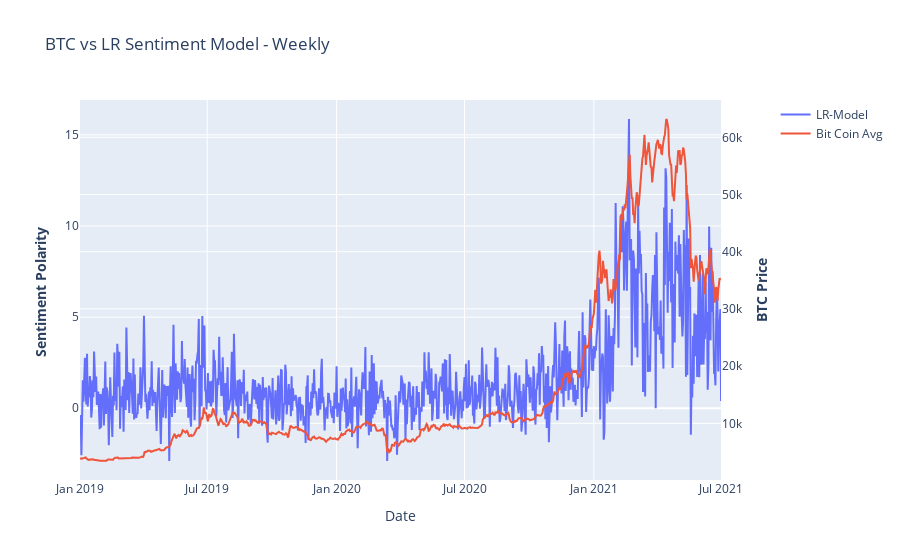

The notebook cell saved with this chart:
### Code cell
dchunk='d'
a=df.resample(dchunk).sum().polarity
btc_price=pd.read_csv(r"C:\Users\Ben\Desktop\Diplomatiki\CryptoSent\Datasets\other\coin_Bitcoin.csv")
btc_price.Date=pd.to_datetime(btc_price.Date)
btc_price=btc_price.set_index('Date')
btc_price['avg_price']=(btc_price.High+btc_price.Low)/2

btc_price_avg=btc_price.resample(dchunk).mean().loc['2019':'2021-06']['avg_price']
# Create figure with secondary y-axis
fig = make_subplots(specs=[[{"secondary_y": True}]])

# Add traces
fig.add_trace(
    go.Scatter(x=a.index, y=a, name="LR-Model"),
    secondary_y=False,
)

fig.add_trace(
    go.Scatter(x=btc_price_avg.index, y=btc_price_avg, name="Bit Coin Avg"),
    secondary_y=True,
)

# Add figure title
fig.update_layout(
    title_text="BTC vs LR Sentiment Model - Weekly"
)

# Set x-axis title
fig.update_xaxes(title_text="Date")

# Set y-axes titles
fig.update_yaxes(title_text="<b>Sentiment Polarity </b>", secondary_y=False)
fig.update_yaxes(title_text="<b>BTC Price</b>", secondary_y=True)

fig.show()

### Figure 1 — Plotly figure (JSON) as saved in the notebook; plotly's stock layout.template omitted (floating-point values rounded to 4 significant figures; data arrays with more than 128 entries replaced by an {"elided": "..."} marker saying what was removed)
{"data": [{"name": "LR-Model", "type": "scatter", "x": {"elided": "913 str values"}, "xaxis": "x", "y": {"elided": "913 float values"}, "yaxis": "y"}, {"name": "Bit Coin Avg", "type": "scatter", "x": {"elided": "912 str values"}, "xaxis": "x", "y": {"elided": "912 float values"}, "yaxis": "y2"}], "layout": {"title": {"text": "BTC vs LR Sentiment Model - Weekly"}, "xaxis": {"anchor": "y", "domain": [0, 0.94], "title": {"text": "Date"}}, "yaxis": {"anchor": "x", "domain": [0, 1], "title": {"text": "<b>Sentiment Polarity </b>"}}, "yaxis2": {"anchor": "x", "overlaying": "y", "side": "right", "title": {"text": "<b>BTC Price</b>"}}}}
